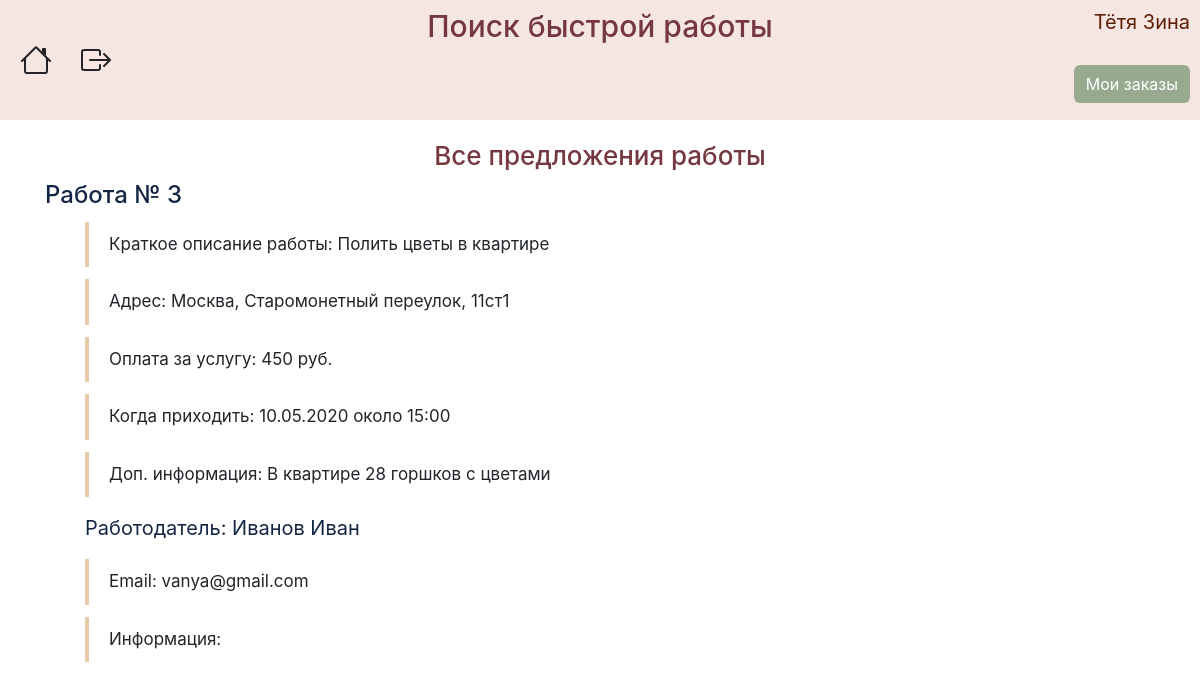
Screenshot of /about_job/3 (signed in) with the database file from the repository.
### data/users.py (models this page shows, shortened)
class User(SqlAlchemyBase, UserMixin):
    __tablename__ = 'users'
    id = sqlalchemy.Column(sqlalchemy.Integer, primary_key=True, autoincrement=True)
    surname = sqlalchemy.Column(sqlalchemy.String, nullable=True)
    name = sqlalchemy.Column(sqlalchemy.String, nullable=True)
    employment = sqlalchemy.Column(sqlalchemy.String, nullable=True)
    email = sqlalchemy.Column(sqlalchemy.String, index=True, unique=True, nullable=True)
    hashed_password = sqlalchemy.Column(sqlalchemy.String, nullable=True)
    info = sqlalchemy.Column(sqlalchemy.String, nullable=True)
    vk_id = sqlalchemy.Column(sqlalchemy.String, nullable=True)
    job = orm.relation("Jobs", back_populates='user')

### data/jobs.py (models this page shows)
class Jobs(SqlAlchemyBase):
    __tablename__ = 'jobs'
    id = sqlalchemy.Column(sqlalchemy.Integer,
                           primary_key=True, autoincrement=True)
    employer = sqlalchemy.Column(sqlalchemy.Integer, sqlalchemy.ForeignKey("users.id"))
    description = sqlalchemy.Column(sqlalchemy.String)
    salary = sqlalchemy.Column(sqlalchemy.Integer)
    address = sqlalchemy.Column(sqlalchemy.String)
    info = sqlalchemy.Column(sqlalchemy.String, nullable=True)
    date = sqlalchemy.Column(sqlalchemy.String)
    coords = sqlalchemy.Column(sqlalchemy.String)
    is_finished = sqlalchemy.Column(sqlalchemy.Boolean, default=False)
    employee = sqlalchemy.Column(sqlalchemy.Integer, default=0)
    user = orm.relation('User')

### data/jobs_api.py (the view)
@blueprint.route('/about_job/<int:job_id>', methods=['GET', 'POST'])
@login_required
def about_job(job_id):
    form = Ready()
    session = db_session.create_session()
    job = session.query(Jobs).filter(Jobs.id == job_id).first()
    employer = session.query(User).filter(User.id == job.employer).first()
    if request.method == "POST":
        if form.submit_ready.data:
            job.employee = current_user.id
        if form.submit_refuse.data:
            job.employee = 0
    session.commit()
    return render_template("about.html", job=job, employer=employer, form=form)

### data/db_session.py (called while the page is built)
def create_session() -> Session:
    global __factory
    return __factory()

### main.py (called while the page is built)
def main():
    db_session.global_init("db/jobs.db")
    @login_manager.user_loader
    def load_user(user_id):
        session = db_session.create_session()
        return session.query(User).get(user_id)
    app.register_blueprint(jobs_api.blueprint)
    app.register_blueprint(user_api.blueprint)
    @app.errorhandler(404)
    def not_found(error):
        return make_response(jsonify({'error': 'Not found'}), 404)
    app.run()

### templates/about.html (shortened to what this page needs)
{% extends "base.html" %}
{% block content %}
<h2 class="about-job-title">Все предложения работы</h2>
<h4 class="about-job-number">Работа № {{ job.id }}</h4>
<ul>
    <li>Краткое описание работы: {{ job.description }}</li>
    <li>Адрес: {{ job.address }}</li>
    <li>Оплата за услугу: {{ job.salary }} руб.</li>
    <li>Когда приходить: {{ job.date }}</li>
    <li>Доп. информация: {{ job.info }}</li>
</ul>
<ul><p class="about-job-employer">Работодатель: {{ employer.surname }} {{ employer.name }}</p>
    <li>Email: {{ employer.email }}</li>
    <li>Информация: {{ employer.info }}</li>
</ul>
{% endblock %}

### templates/base.html (shortened to what this page needs)
<!doctype html>
<html lang="en">
<head>
    <link rel="stylesheet" type="text/css" href="/static/css/style.css"/>
    <link rel="stylesheet"
          href="https://stackpath.bootstrapcdn.com/bootstrap/4.4.1/css/bootstrap.min.css"
>
</head>
<body>
<div class="menu">
    <nav class="navbar">
        <a class="home" href="/">
        </a>
        {% if current_user.is_authenticated %}
        <a class="exit" href="/logout">
        </a>
        {% if current_user.is_authenticated and current_user.employment == 'Работодатель' %}
        <div class="my_orders">
            <a href="/myjobs">Мои заказы</a>
        </div>
        {% endif %}
        {% else %}
        <p>
        <div class="register"><a href="/register">Зарегистрироваться</a></div>
        <div class="login"><a href="/login">Войти</a></div>
        </p>
        {% endif %}
        <h2 class="title">
            Поиск быстрой работы
        </h2>
        <p class="username">{{ current_user.surname }} {{ current_user.name }}</p>
    </nav>
</div>
<main role="main" class="container">
    {% block content %}{% endblock %}
</main>
</body>
</html>

### static/css/style.css (style rules this page uses)
.menu { background: #f5e6e1; height: 120px; }
.home { position: absolute; left: 20px; margin-top: 60px; color: #242225; }
.exit { position: absolute; left: 80px; margin-top: 60px; color: #242225; }
.my_orders a { position: absolute; right: 10px; margin-top: 35px; background-color: #97a98f; color: #fff; border-radius: 6px; padding: 7px 12px 7px 12px; }
.username { position: absolute; font-size: 20px; right: 10px; color: #5f1e08; }
.title { font-size: 30px; margin-left: auto; margin-right: auto; color: #753840; }
ul { list-style: none; counter-reset: li; }
ul li { border-left: 4px solid #e7caa8; padding:10px 20px 10px 20px; margin: 12px 0 12px 0; font-size: 17px; }
.about-job-title { text-align: center; margin-top: 20px; margin-bottom: 10px; font-size: 26px; color: #753840; }
.about-job-number { color: #152645; }
.about-job-employer { font-size: 20px; color: #152645; }

### rows the page displays
User: surname "Тётя", name "Зина"
Jobs: id "3", description "Полить цветы в квартире", address "Москва, Старомонетный переулок, 11ст1", salary "450", date "10.05.2020 около 15:00", info "В квартире 28 горшков с цветами"
User: surname "Иванов", name "Иван", email "vanya@gmail.com"
